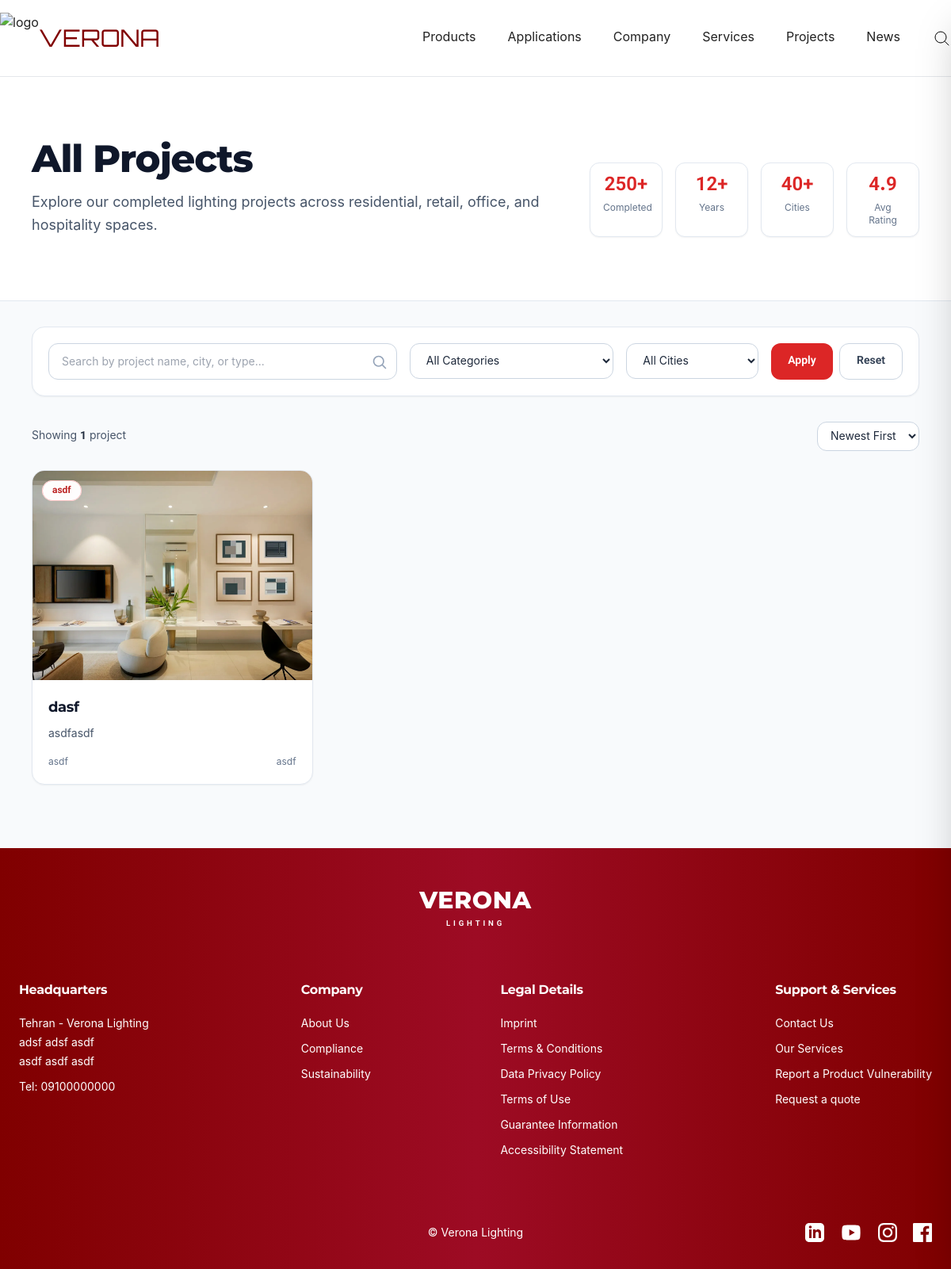
/projects/, run on the app's committed database.
### Products/models.py (models this page shows, shortened)
class Project(models.Model):
    name             = models.CharField(max_length=200)
    slug             = models.SlugField(max_length=220, unique=True, blank=True)
    location         = models.CharField(max_length=200, blank=True, help_text="e.g. Tehran, Iran")
    project_type     = models.CharField(max_length=200, blank=True, help_text="e.g. Commercial Complex")
    completion_year  = models.CharField(max_length=10, blank=True, help_text="e.g. 2025")
    application = models.ForeignKey(Application, on_delete=models.PROTECT, blank=True , null=True, related_name='projects')
    hero_image       = models.ImageField(
        upload_to="projects/heroes/",
        blank=True, null=True,
        help_text="Full-width hero background image."
    )
    intro_heading    = models.CharField(
        max_length=300, blank=True,
        help_text="Bold heading below the hero, e.g. 'Premium, Efficient Lighting…'"
    )
    intro_text       = models.TextField(blank=True, help_text="Paragraph below the intro heading.")
    overview_text    = models.TextField(blank=True, help_text="Body text in the Overview section.")
    about_content    = models.TextField(blank=True, help_text="About This Project section. HTML allowed.")
    products = models.ManyToManyField(
        "Product",          # same app, no label needed
        blank=True,
        related_name="projects",
        help_text="Products featured in this project."
    )
    meta_title       = models.CharField(max_length=70, blank=True)
    meta_description = models.CharField(max_length=160, blank=True)
    order            = models.PositiveSmallIntegerField(default=0, db_index=True)
    is_published     = models.BooleanField(default=False)
    class Meta:
        ordering        = ["order", "-completion_year", "name"]
        verbose_name        = "Project"
        verbose_name_plural = "Projects"

### Products/views.py (the view)
# urls.py: path('projects/', views.project_list, name='project_list'),
def project_list(request):
    qs = Project.objects.filter(is_published=True).prefetch_related('gallery_images')
    q = request.GET.get('q', '').strip()
    if q:
        qs = qs.filter(
            Q(name__icontains=q) |
            Q(location__icontains=q) |
            Q(project_type__icontains=q)
        )
    project_type = request.GET.get('type', '').strip()
    if project_type:
        qs = qs.filter(project_type__iexact=project_type)
    city = request.GET.get('city', '').strip()
    if city:
        qs = qs.filter(location__icontains=city)
    sort = request.GET.get('sort', 'newest')
    if sort == 'oldest':
        qs = qs.order_by('completion_year', 'order', 'name')
    else:
        qs = qs.order_by('-completion_year', 'order', 'name')
    all_types = (
        Project.objects.filter(is_published=True)
        .exclude(project_type='')
        .values_list('project_type', flat=True)
        .distinct()
        .order_by('project_type')
    )
    all_cities = (
        Project.objects.filter(is_published=True)
        .exclude(location='')
        .values_list('location', flat=True)
        .distinct()
        .order_by('location')
    )
    paginator = Paginator(qs, 9)
    page_number = request.GET.get('page', 1)
    page_obj = paginator.get_page(page_number)
    return render(request, 'projects/project_list.html', {
        'page_obj': page_obj,
        'projects': page_obj.object_list,
        'total_count': paginator.count,
        'all_types': all_types,
        'all_cities': all_cities,
        'q': q,
        'selected_type': project_type,
        'selected_city': city,
        'sort': sort,
    })

### Products/context_processors.py (called while the page is built)
def navbar_categories(request):
    categories = Category.objects.filter(
        is_active=True,
        parent=None
    ).prefetch_related('products')
    applications = Application.objects.filter(
        is_active=True,
    )
    return {
        'categories': categories,
        'applications': applications,
    }

### Products/models.py (called while the page is built)
    def __str__(self):
        return self.name

### templates/projects/project_list.html (shortened to what this page needs)
{% extends 'base.html' %}
{% load static %}
{% block content %}
<section class="bg-slate-50 min-h-screen text-slate-800">
  <div class="relative overflow-hidden border-b border-slate-200 bg-white">
    <div class="relative max-w-7xl mx-auto px-6 lg:px-10 py-16 lg:py-20">
      <div class="flex flex-col lg:flex-row lg:items-end lg:justify-between gap-8">
        <div class="max-w-2xl">
          <h1 class="text-4xl sm:text-5xl font-black tracking-tight text-slate-900">
            All Projects
          </h1>
          <p class="mt-4 text-lg text-slate-600 leading-relaxed">
            Explore our completed lighting projects across residential, retail, office, and hospitality spaces.
          </p>
        </div>
        <div class="grid grid-cols-2 sm:grid-cols-4 gap-4 w-full lg:w-auto">
          <div class="bg-white border border-slate-200 rounded-xl px-4 py-3 text-center shadow-sm">
            <p class="text-2xl font-extrabold text-red-600">250+</p>
            <p class="text-xs text-slate-500 mt-1">Completed</p>
          </div>
          <div class="bg-white border border-slate-200 rounded-xl px-4 py-3 text-center shadow-sm">
            <p class="text-2xl font-extrabold text-red-600">12+</p>
            <p class="text-xs text-slate-500 mt-1">Years</p>
          </div>
          <div class="bg-white border border-slate-200 rounded-xl px-4 py-3 text-center shadow-sm">
            <p class="text-2xl font-extrabold text-red-600">40+</p>
            <p class="text-xs text-slate-500 mt-1">Cities</p>
          </div>
          <div class="bg-white border border-slate-200 rounded-xl px-4 py-3 text-center shadow-sm">
            <p class="text-2xl font-extrabold text-red-600">4.9</p>
            <p class="text-xs text-slate-500 mt-1">Avg Rating</p>
          </div>
        </div>
      </div>
    </div>
  </div>
  <div class="max-w-7xl mx-auto px-6 lg:px-10 py-8">
    <form method="get" action="" class="bg-white border border-slate-200 rounded-2xl p-4 lg:p-5 shadow-sm">
      <div class="grid md:grid-cols-12 gap-4">
        <div class="md:col-span-5">
          <div class="relative">
            <input id="search" type="text" name="q" value="{{ q }}"
                   placeholder="Search by project name, city, or type..."
                   class="w-full rounded-xl border border-slate-300 bg-white px-4 py-3 pr-10 text-sm focus:outline-none focus:ring-2 focus:ring-red-500 focus:border-red-500">
            <svg class="w-5 h-5 text-slate-400 absolute right-3 top-3.5" fill="none" stroke="currentColor" stroke-width="2" viewBox="0 0 24 24">
              <path stroke-linecap="round" stroke-linejoin="round" d="m21 21-4.35-4.35M10.5 18a7.5 7.5 0 1 1 0-15 7.5 7.5 0 0 1 0 15Z"/>
            </svg>
          </div>
        </div>
        <div class="md:col-span-3">
          <select name="type" class="w-full rounded-xl border border-slate-300 bg-white px-4 py-3 text-sm focus:outline-none focus:ring-2 focus:ring-red-500 focus:border-red-500">
            <option value="">All Categories</option>
          </select>
        </div>
        <div class="md:col-span-2">
          <select name="city" class="w-full rounded-xl border border-slate-300 bg-white px-4 py-3 text-sm focus:outline-none focus:ring-2 focus:ring-red-500 focus:border-red-500">
            <option value="">All Cities</option>
          </select>
        </div>
        <div class="md:col-span-2 flex gap-2">
          <button type="submit"
                  class="w-full rounded-xl bg-red-600 hover:bg-red-700 text-white text-sm font-semibold px-4 py-3 transition">
            Apply
          </button>
          <a href="{% url 'products:project_list' %}"
             class="w-full rounded-xl border border-slate-300 bg-white hover:bg-slate-100 text-slate-700 text-sm font-semibold px-4 py-3 transition text-center">
            Reset
          </a>
        </div>
      </div>
    </form>
  </div>
  <div class="max-w-7xl mx-auto px-6 lg:px-10 pb-20">
    <div class="flex items-center justify-between mb-6">
      <p class="text-sm text-slate-600">
        Showing <span class="font-semibold text-slate-800">{{ total_count }}</span> project{{ total_count|pluralize }}
      </p>
      <form method="get" id="sort-form">
        <select name="sort" onchange="document.getElementById('sort-form').submit()"
                class="rounded-xl border border-slate-300 bg-white px-3 py-2 text-sm focus:outline-none focus:ring-2 focus:ring-red-500 focus:border-red-500">
          <option value="newest" {% if sort == 'newest' %}selected{% endif %}>Newest First</option>
        </select>
      </form>
    </div>
    {% if projects %}
      <div class="grid sm:grid-cols-2 lg:grid-cols-3 gap-6 lg:gap-7">
        {% for project in projects %}
          <article class="group bg-white border border-slate-200 rounded-2xl overflow-hidden shadow-sm hover:shadow-xl hover:-translate-y-1 transition duration-300">
            <a href="{% url 'products:project_detail' project.slug %}">
              <div class="relative">
<div class="relative w-full aspect-[4/3] bg-slate-100 overflow-hidden">
  {% if project.hero_image %}
    <img src="{{ project.hero_image.url }}" alt="{{ project.name }}"
         class="absolute inset-0 w-full h-full object-cover transition duration-500 group-hover:scale-105">
  {% endif %}
  {% if project.project_type %}
    <span class="absolute top-3 left-3 text-xs font-semibold bg-white/90 backdrop-blur
                 px-3 py-1 rounded-full text-red-700 border border-red-200 z-10">
      {{ project.project_type }}
    </span>
  {% endif %}
</div>
                {% if project.project_type %}
                  <span class="absolute top-3 left-3 text-xs font-semibold bg-white/90 backdrop-blur px-3 py-1 rounded-full text-red-700 border border-red-200">
                  </span>
                {% endif %}
              </div>
              <div class="p-5">
                <h3 class="text-lg font-bold text-slate-900 group-hover:text-red-600 transition">
                  {{ project.name }}
                </h3>
                {% if project.intro_text %}
                  <p class="mt-2 text-sm text-slate-600 leading-relaxed line-clamp-2">
                    {{ project.intro_text }}
                  </p>
                {% endif %}
                <div class="mt-4 flex items-center justify-between text-xs text-slate-500">
                  <span>{{ project.location|default:"—" }}</span>
                  <span>{{ project.completion_year|default:"" }}</span>
                </div>
              </div>
            </a>
          </article>
        {% endfor %}
      </div>
    {% endif %}
  </div>
</section>
{% endblock %}

### data on the page
Project: hero_image (picture), project_type "asdf", name "dasf", intro_text "asdfasdf", location "asdf", completion_year "asdf"

### other printed values
{{ total_count }} "1"
